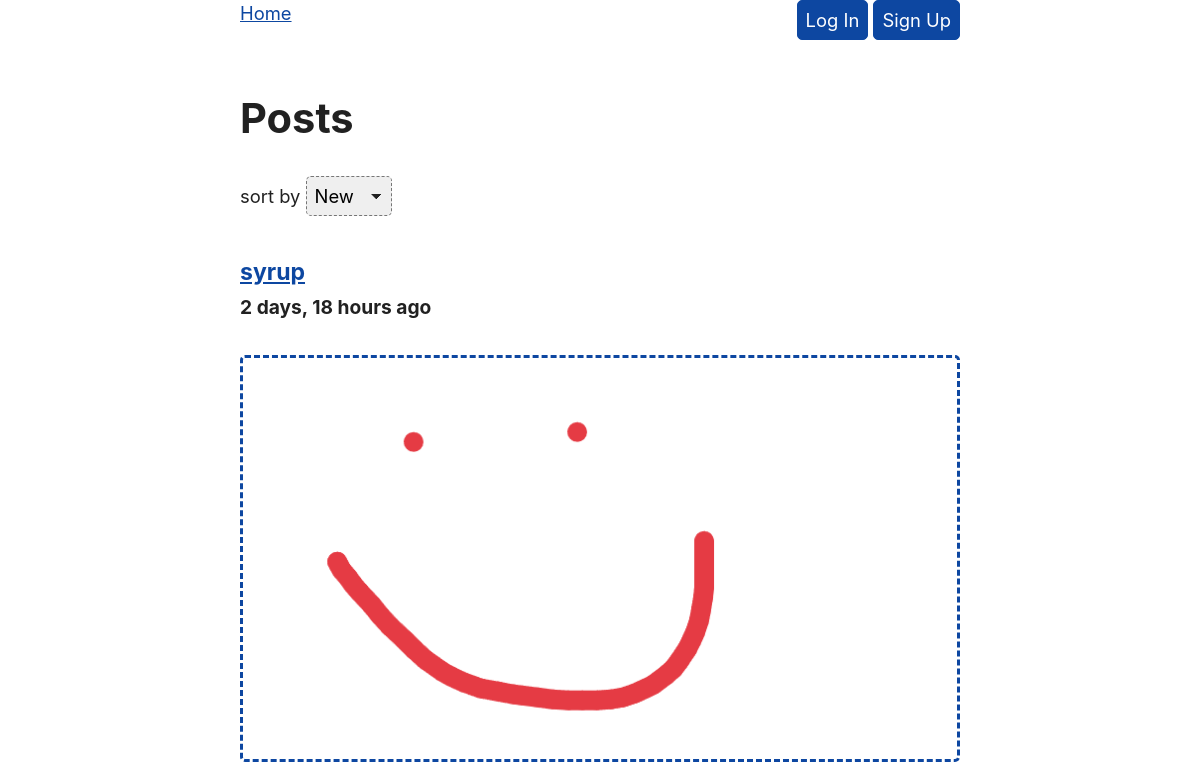
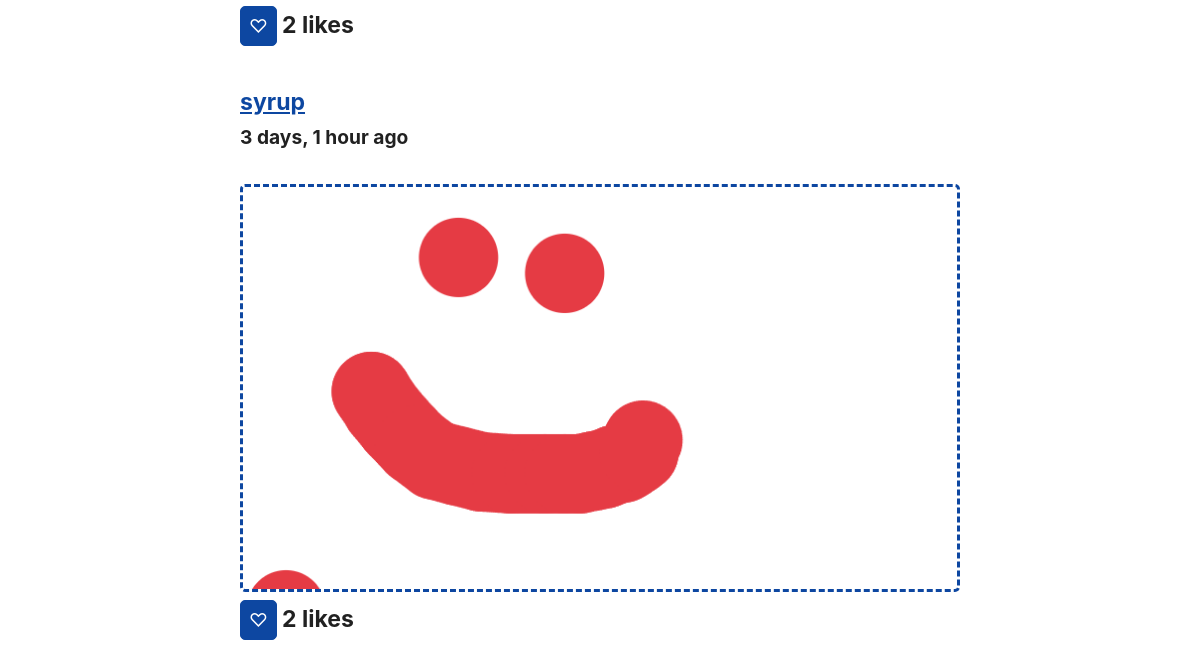
The app's page /, older data (2 pictures, top to bottom).
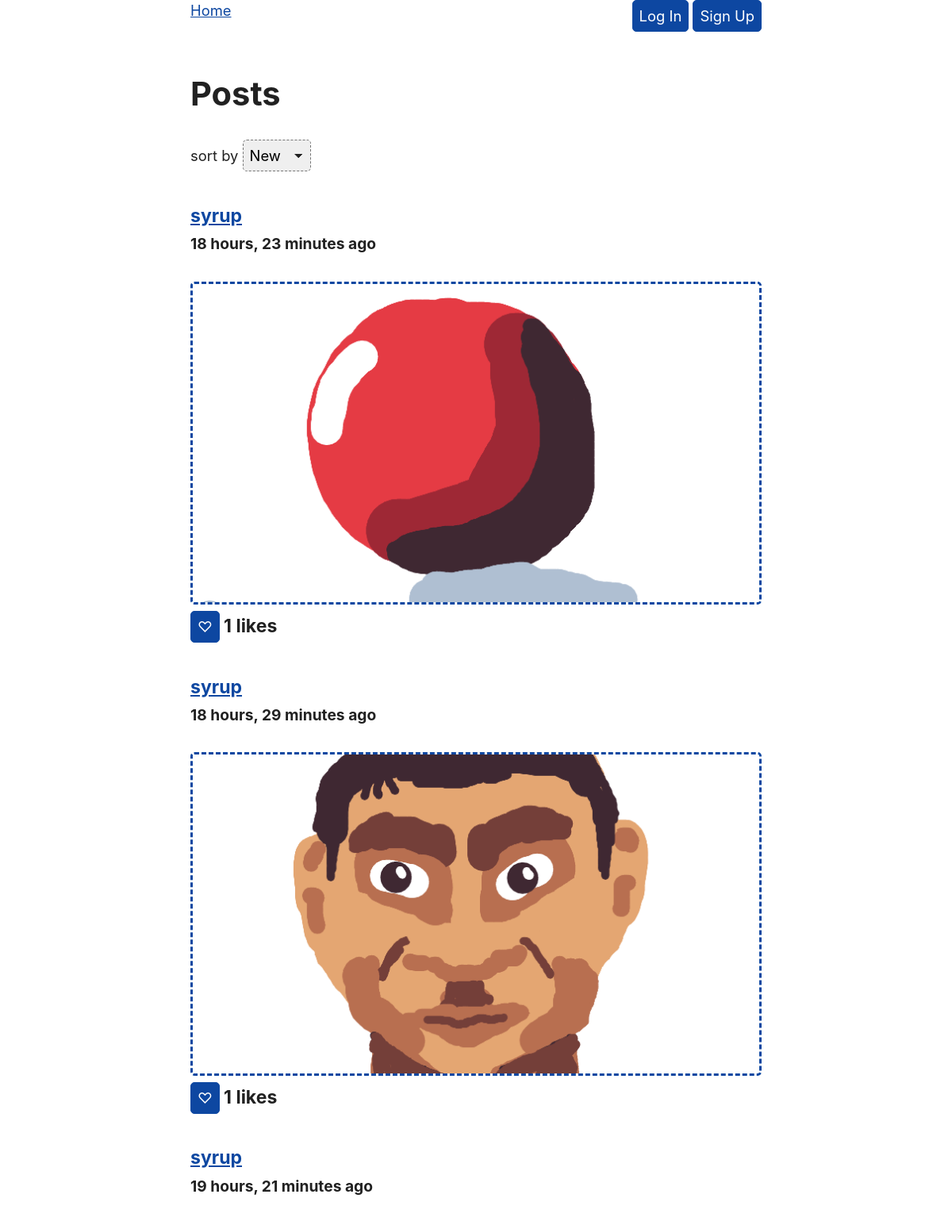
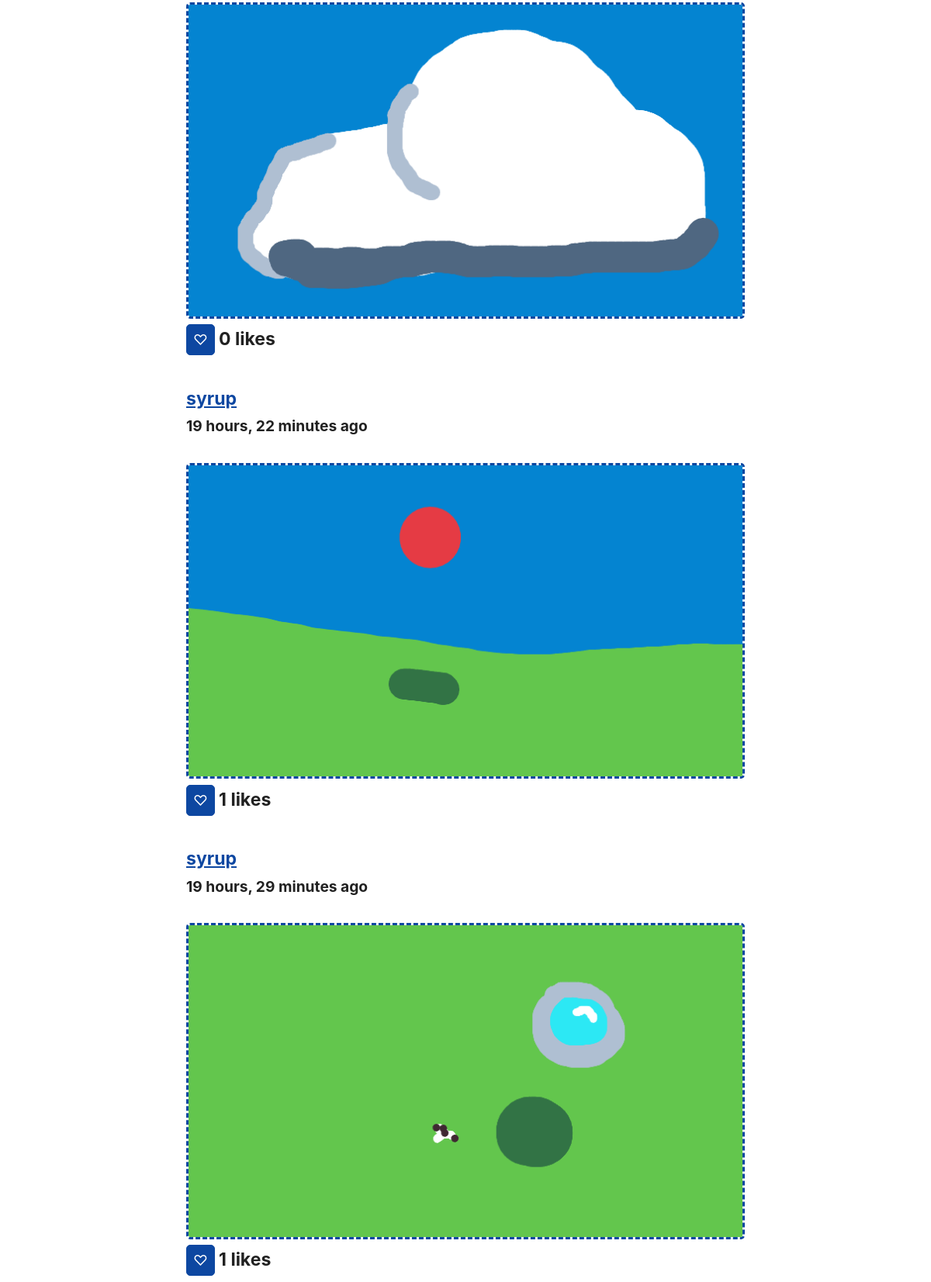
The same page, newer data (2 pictures, top to bottom).
### socialMedia/models.py (models this page shows, shortened)
class Post(models.Model):
    body = models.ImageField()
    created_by = models.ForeignKey("UserProfile", on_delete=models.CASCADE)
    created_on = models.DateTimeField(auto_now_add=True)

class UserProfile(models.Model):
    user = models.OneToOneField(User, on_delete=models.CASCADE)
    profile_picture = models.ImageField(default="placeholders/fpfPlaceholder.png")
    bio_picture = models.ImageField(default="placeholders/bioPlaceholder.png")
    follows = models.ManyToManyField(
        "self",
        related_name="followed_by",
        symmetrical=False,
        blank=True
    )
    def __str__(self):
        return self.user.username

### socialMedia/views.py (the view)
# urls.py: path('',views.post_homepage,name="home"),
def post_homepage(request):
    page=1
    order_by="-created_on"
    parsed_url = parse_qs(urlparse(request.build_absolute_uri()).query)
    if('page' in parsed_url):
        page=parsed_url['page'][0]
    if('sort_by' in parsed_url):
        order_by=parsed_url['sort_by'][0]
    print(parsed_url)
    posts = Paginator(Post.objects.all().annotate(like_count=Count('likes')+1).order_by(order_by), 5)
    context = {
        "posts": posts.page(page),
        "sort_by" :order_by,
        "page" : page,
    }
    return render(request, "homepage.html", context)

### socialMedia/templates/homepage.html
{% extends "base.html" %}
{% block page_content %}
    <h2>Posts</h2>
    {% include "sort.html" %}
    {% for post in posts %}
        {% include 'post.html' %}
    {% endfor %}
{% endblock page_content %}

### socialMedia/templates/base.html (shortened to what this page needs)
<!DOCTYPE html>
<html lang="en">
<head>
    {% load static %}
    <link rel="stylesheet" href="{% static 'simple.min.css' %}">
</head>
<body>
    <ul style="list-style-type: none;margin: 0;padding: 0;">
        <li style="display: inline;"><a href="{% url 'home'%}">Home</a></li>
        <div style="float:right;">
            {% if user.is_authenticated %}
                <li style="display: inline;"><a href="{% url 'profile_detail' user.pk %}">Account</a></li>
                {% comment %} <li style="display: inline;"><a href="{% url 'logout' %}" style="color: var(--code)">Log Out</a></li> {% endcomment %}
                <li style="display: inline;">
                    <form style="display: inline;" method="post" action="{% url 'logout' %}">
                        {% csrf_token %}
                        <button type="submit">Log Out</button>
                    </form>
            </li>
            {% else %}
                <form style="display: inline;" method="post" action="{% url 'login' %}">
                    <button type="submit">Log In</button>
                </form>
                <form style="display: inline;" method="post" action="{% url 'signup' %}">
                    <button type="submit">Sign Up</button>
                </form>
            {% endif %}
        </div>
      </ul>
{% block page_content %}{% endblock page_content %}
</body>
</html>

### socialMedia/templates/sort.html (shortened to what this page needs)
<div>
    <bold>sort by</bold>
    <select onchange="location = this.value;">
        {% if sort_by == "-created_on" %}
            <option selected value="/?sort_by=-created_on&page={{page}}">New</option>
        {%  elif sort_by == "created_on" %}
            <option value="/?sort_by=-created_on&page={{page}}">New</option>
            <option selected value="/?sort_by=created_on&page={{page}}">Old</option>
            <option value="/?sort_by=-like_count&page={{page}}">Best</option>
            <option value="/?sort_by=like_count&page={{page}}">Worst</option>
        {%  elif sort_by == "-like_count" %}
            <option value="/?sort_by=-created_on&page={{page}}">New</option>
            <option value="/?sort_by=created_on&page={{page}}">Old</option>
            <option selected value="/?sort_by=-like_count&page={{page}}">Best</option>
            <option value="/?sort_by=like_count&page={{page}}">Worst</option>
         {%  elif sort_by == "like_count" %}
            <option value="/?sort_by=-created_on&page={{page}}">New</option>
            <option value="/?sort_by=created_on&page={{page}}">Old</option>
            <option value="/?sort_by=-like_count&page={{page}}">Best</option>
            <option selected value="/?sort_by=like_count&page={{page}}">Worst</option>
        {% endif%}
    </select>
</div>

### socialMedia/templates/post.html (shortened to what this page needs)
{% load static %}
{% load filters %}
<div class="post">
    <h4><a href="{% url 'profile_detail' post.created_by.pk%}">{{ post.created_by }}</a><br><small>{{ post.created_on|timesince}} ago</small><br></h4>
    <a href="{% url 'post_detail' post.pk%}"> <img src="/media/{{post.body.name }}" alt="body image"></a>
    {% if user.is_authenticated %}
        <button onclick="like('{% url 'post_like' post.pk %}','{% url 'post_get_likes' post.pk %}',{{post.pk}},'{{ csrf_token }}')" id="p{{post.pk}}">
            {% if post.likes.all|dasame:user.pk %}
                ♥
            {% else %}
                ♡
            {% endif %}
        </button>
    {% else %}
        <form style="display: inline;" method="post" action="{% url 'login' %}">
            <button type="submit">♡</button>
        </form>
    {% endif %}
    <h4 id="pl{{post.pk}}" style="display: inline">{{post.likes.all.count}} likes</h4>
<div>

Row changes from the older to the newer data that the page shows:
no longer on this page (row unchanged): Post: created_by "syrup", created_on "2 days, 18 hours", body.name (picture), likes.all.count "2"
no longer on this page (row unchanged): Post: created_by "syrup", created_on "3 days, 1 hour", body.name (picture), likes.all.count "2"
added Post: created_by "syrup", created_on "18 hours, 23 minutes", body.name (picture), likes.all.count "1"
added Post: created_by "syrup", created_on "18 hours, 29 minutes", body.name (picture), likes.all.count "1"
added Post: created_by "syrup", created_on "19 hours, 21 minutes", body.name (picture), likes.all.count "0"
added Post: created_by "syrup", created_on "19 hours, 22 minutes", body.name (picture), likes.all.count "1"
added Post: created_by "syrup", created_on "19 hours, 29 minutes", body.name (picture), likes.all.count "1"
